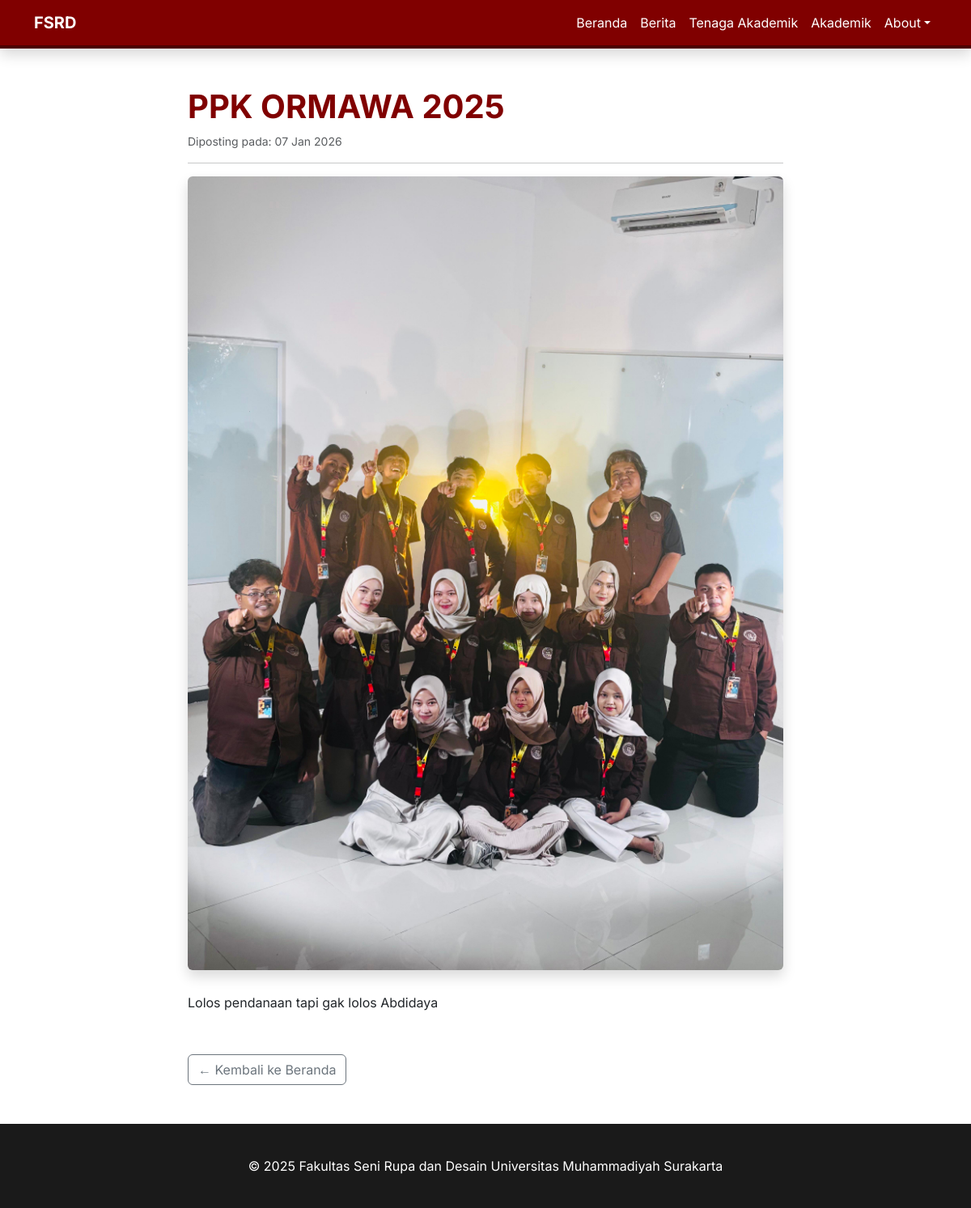
/berita/4/, run on the app's committed database.
### website/models.py (models this page shows, shortened)
class Berita(models.Model):
    judul = models.CharField(max_length=200)
    isi = models.TextField()
    gambar = models.ImageField(upload_to='berita/')
    tanggal = models.DateTimeField(auto_now_add=True)
    class Meta:
        verbose_name_plural = "Berita"

### website/views.py (the view)
# urls.py: path('berita/<int:id>/', views.detail_berita, name='detail_berita'),
def detail_berita(request, id):
    berita = get_object_or_404(Berita, id=id)
    return render(request, 'detail_berita.html', {'berita': berita})

### website/templates/detail_berita.html
{% extends 'base.html' %}
{% block content %}
<div class="container my-5">
    <div class="row justify-content-center">
        <div class="col-md-8">
            <h1 class="fw-bold text-ums">{{ berita.judul }}</h1>
            <p class="text-muted small">Diposting pada: {{ berita.tanggal|date:"d M Y" }}</p>
            <hr>
            {% if berita.gambar %}
            <img src="{{ berita.gambar.url }}" class="img-fluid rounded mb-4 shadow w-100">
            {% endif %}
            <div class="lh-lg" style="text-align: justify;">
                {{ berita.isi|linebreaks }}
            </div>
            <div class="mt-5">
                <a href="{% url 'index' %}" class="btn btn-outline-secondary">&larr; Kembali ke Beranda</a>
            </div>
        </div>
    </div>
</div>
{% endblock %}

### website/templates/base.html (style rules this page uses)
body { font-family: 'Inter', sans-serif; }
.text-ums { color: #800000; }

### data on the page
Berita: judul "PPK ORMAWA 2025", tanggal "07 Jan 2026", gambar (picture), isi "Lolos pendanaan tapi gak lolos Abdidaya"
